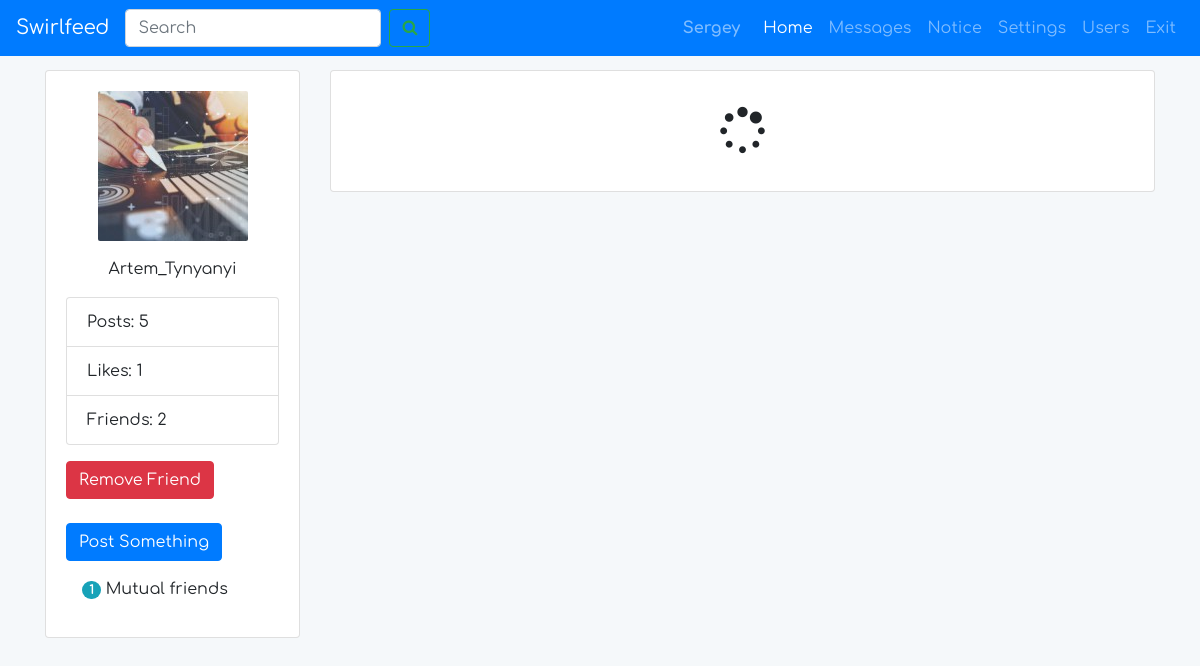
The page /id1651861240 (signed in) on the database its author committed.
### tables this page shows
CREATE TABLE `users` (
  `id` int(11) UNSIGNED NOT NULL,
  `unique_id` varchar(255) NOT NULL,
  `first_name` varchar(25) NOT NULL,
  `last_name` varchar(25) NOT NULL,
  `username` varchar(100) NOT NULL,
  `email` varchar(100) NOT NULL,
  `password` varchar(255) NOT NULL,
  `signup_date` date NOT NULL,
  `profile_pic` varchar(255) NOT NULL,
  `num_posts` int(11) NOT NULL,
  `num_likes` int(11) NOT NULL,
  `user_closed` varchar(3) NOT NULL,
  `friend_array` text NOT NULL
);

### classes/DB.php (called while the page is built)
<?php
class DB {
  private static function connect()
  {
    $pdo = new PDO('mysql:host=localhost;dbname=SocialNetworkFB;charset=utf8', 'root', '');
    $pdo->setAttribute(PDO::ATTR_ERRMODE, PDO::ERRMODE_EXCEPTION);
    return $pdo;
  }
  public static function query($query, $params = [])
  {
    $statement = self::connect()->prepare($query);
    $statement->execute($params);
    if (explode(' ', $query)[0] == 'SELECT') {
      $data = $statement->fetchAll(PDO::FETCH_ASSOC);
      return $data;
    }
  }
}

### classes/User.php (called while the page is built, shortened)
<?php
class User
{
  private $user;
  public function __construct($user)
  {
    $this->user = DB::query('SELECT * FROM users WHERE id=:userid', [':userid' => $user])[0];
  }
  public function isFriend($userIdToCheck)
  {
   $userIdComma = ',' . $userIdToCheck . ',';
   if ((strstr($this->user['friend_array'], $userIdComma) || $userIdToCheck == $this->user['id'])) {
     return true;
   } else {
     return false;
   }
  }
   public function getMutuaFriends($userToCheck)
   {
      $mutualFriends = 0;
      $userArray = $this->user['friend_array'];
      $userArrayExplode = explode(',', $userArray);
      $result = DB::query('SELECT friend_array FROM users WHERE id = ?', [$userToCheck])[0];
      $userToCheckArray = $result['friend_array'];
      $userToCheckArrayExplode = explode(',', $userToCheckArray);
      foreach ($userArrayExplode as $i) {
        foreach ($userToCheckArrayExplode as $j) {
          if ($i == $j && $i != '') {
            $mutualFriends++;
          }
        }
      }
      return $mutualFriends;
   }
}

### profile.php (the view, shortened to what this page needs)
<?php
require __DIR__ . '/includes/header.php';
if (isset($_GET['profile_uniqueid'])) {
  $uniqueId = $_GET['profile_uniqueid'];
  $userObj = DB::query('SELECT * FROM users WHERE unique_id = ?', [$uniqueId])[0];
  $numFriends = (substr_count($user['friend_array'], ',')) - 1;
}
?>
  <section class="user-details">
    <div class="container">
      <div class="row">
        <div class="col-md-3">
          <div class="card">
            <div class="card-body">
              <div class="user-details__main-img mb-3">
                <img src="<?php echo $userObj['profile_pic']; ?>" alt="<?php echo $userObj['username'];?>">
              </div>
              <p class="text-center"><?php echo $userObj['username'];?></p>
              <ul class="list-group mb-3">
                <li class="list-group-item">Posts: <?php echo $userObj['num_posts']; ?></li>
                <li class="list-group-item">Likes: <?php echo $userObj['num_likes']; ?></li>
                <li class="list-group-item">Friends: <?php echo $numFriends; ?></li>
              </ul>
              <div>
                <form action="<?php echo $uniqueId?>" method="post">
                  <?php
                  $profileUser = new User($userObj['id']);
                  $loggedInUser = new User($_SESSION['user_id']);
                  if ($userUniqueId != $uniqueId) {
                    if ($loggedInUser->isFriend($userObj['id'])) {
                      echo '<input type="submit" name="remove_friend" class="btn btn-danger" value="Remove Friend"><br><br>';
                    } else if ($loggedInUser->didReceiveRequest($userObj['id'])) {
                      echo '<input type="submit" name="respond_request" class="btn btn-warning" value="Respond to request"><br><br>';
                    } else if ($loggedInUser->didSendRequest($userObj['id'])) {
                      echo '<input type="submit" name="" class="btn btn-primary" value="Respond Sent"><br><br>';
                    } else {
                      echo '<input type="submit" name="add_friend" class="btn btn-success" value="Add friend"><br><br>';
                    }
                  }
                  ?>
                </form>
                <input type="submit" class="btn btn-primary" data-toggle="modal" data-target="#exampleModal" value="Post Something">
                <?php if ($userUniqueId != $uniqueId) { ?>
                  <div class="m-3"><span class="badge badge-pill badge-info"><?php echo $loggedInUser->getMutuaFriends($userObj['id']); ?></span> Mutual friends</div>
                <?php  } ?>
              </div>
            </div>
          </div>
        </div>
        <div class="col-md-9">
          <div class="card mb-3">
            <div class="card-body">
              <div class="text-center m-3">
                <i id="loading" class="fa fa-spinner fa-3x fa-spin"></i>
              </div>
            </div>
          </div>
        </div>
      </div>
    </div>
  </section>
<?php
require __DIR__ . '/includes/footer-profile.php';
?>

### includes/header.php (shortened to what this page needs)
<?php
if (isset($_SESSION['username'])) {
  $userUniqueId = $_SESSION['unique_id'];
  $userEmail = $_SESSION['log_email'];
  $user = DB::query('SELECT * FROM users WHERE email=:email', [':email' => $userEmail])[0];
} else {
  header("Location: /register.php");
}
?><!doctype html>
<html lang="en">
<head>
  <link rel="stylesheet" href="/assets/css/bootstrap.css">
  <link rel="stylesheet" href="/assets/css/fontAweasome.css">
  <link rel="stylesheet" href="/assets/css/fonts.css">
  <link rel="stylesheet" href="/assets/css/style.css">
  <link rel="stylesheet" href="/assets/css/jquery.Jcrop.css">
</head>
<body>
<header>
  <nav class="navbar navbar-expand-lg navbar-dark bg-primary fixed-top">
    <a class="navbar-brand" href="/">Swirlfeed</a>
    <div class="collapse navbar-collapse" id="navbarSupportedContent">
      <form class="form-inline my-2 my-lg-0 mr-auto">
        <input class="form-control mr-sm-2" type="search" placeholder="Search" aria-label="Search">
        <button class="btn btn-outline-success my-2 my-sm-0" type="submit"><i class="fa fa-search"></i></button>
      </form>
      <div class="userName">
        <a href="<?php echo $user['unique_id']; ?>"><?php echo $user['first_name']; ?></a>
      </div>
      <ul class="navbar-nav">
        <li class="nav-item active">
          <a class="nav-link" href="/">Home <span class="sr-only">(current)</span></a>
        </li>
        <li class="nav-item">
          <a class="nav-link" href="messages.php">Messages</a>
        </li>
        <li class="nav-item">
          <a class="nav-link" href="#">Notice</a>
        </li>
        <li class="nav-item">
          <a class="nav-link" href="#">Settings</a>
        </li>
        <li class="nav-item">
          <a class="nav-link" href="requests.php">Users</a>
        </li>
        <li class="nav-item">
          <a class="nav-link" href="/logout.php">Exit</a>
        </li>
      </ul>
    </div>
  </nav>
</header>

### assets/css/style.css (style rules this page uses)
body { font-family: 'ComfortaaRegularGoogle'; margin-top: 70px; background-color: #F5F8FA; }
.userName { font-family: 'ComfortaaBoldGoogle'; margin-right: 15px; }
img { max-width: 100%; }
.user-details__main-img { text-align: center; }
.user-details__main-img img { border-radius: 2px; }
.userName a { color: rgba(255, 255, 255, 0.5); }

### rows shown on the page
users: first_name "Sergey", friend_array "2"
users: profile_pic (picture), username "Artem_Tynyanyi", num_posts "5", num_likes "1"

### other values the page prints
$loggedInUser->getMutuaFriends($userObj['id']) "1"
